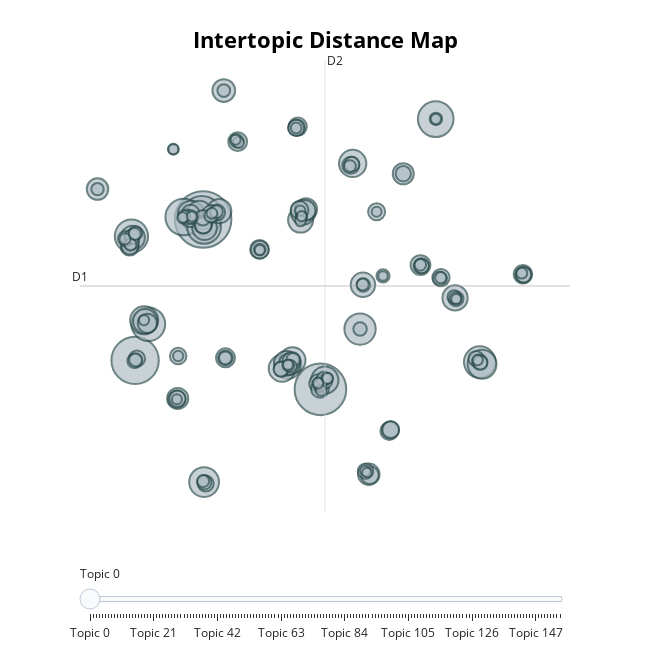

Notebook code for this chart:
### Code cell
# Visualize the topics
model.visualize_topics()

### Figure 1 — Plotly figure (JSON) as saved in the notebook; plotly's stock layout.template omitted (floating-point values rounded to 4 significant figures; data arrays with more than 128 entries replaced by an {"elided": "..."} marker saying what was removed)
{"data": [{"customdata": {"elided": "156x3 mixed values"}, "hovertemplate": "<b>Topic %{customdata[0]}</b><br>%{customdata[1]}<br>Size: %{customdata[2]}", "legendgroup": "", "marker": {"color": "#B0BEC5", "line": {"color": "DarkSlateGrey", "width": 2}, "size": {"elided": "156 int values"}, "sizemode": "area", "sizeref": 0.2206, "symbol": "circle"}, "mode": "markers", "name": "", "orientation": "v", "showlegend": false, "type": "scatter", "x": {"elided": "156 float values"}, "xaxis": "x", "y": {"elided": "156 float values"}, "yaxis": "y"}], "layout": {"annotations": [{"showarrow": false, "text": "D1", "x": -10.5, "y": 0.6723, "yshift": 10}, {"showarrow": false, "text": "D2", "x": 8.651, "xshift": 10, "y": 19.42}], "height": 650, "hoverlabel": {"bgcolor": "white", "font": {"family": "Rockwell", "size": 16}}, "legend": {"itemsizing": "constant", "tracegroupgap": 0}, "margin": {"t": 60}, "shapes": [{"line": {"color": "#CFD8DC", "width": 2}, "type": "line", "x0": 8.651, "x1": 8.651, "y0": -18.07, "y1": 19.42}, {"line": {"color": "#9E9E9E", "width": 2}, "type": "line", "x0": -10.5, "x1": 27.8, "y0": 0.6723, "y1": 0.6723}], "sliders": [{"active": 0, "pad": {"t": 50}, "steps": [{"args": [{"marker.color": {"elided": "1x156 str values"}}], "label": "Topic 0", "method": "update"}, {"args": [{"marker.color": {"elided": "1x156 str values"}}], "label": "Topic 1", "method": "update"}, {"args": [{"marker.color": {"elided": "1x156 str values"}}], "label": "Topic 2", "method": "update"}, {"args": [{"marker.color": {"elided": "1x156 str values"}}], "label": "Topic 3", "method": "update"}, {"args": [{"marker.color": {"elided": "1x156 str values"}}], "label": "Topic 4", "method": "update"}, {"args": [{"marker.color": {"elided": "1x156 str values"}}], "label": "Topic 5", "method": "update"}, {"args": [{"marker.color": {"elided": "1x156 str values"}}], "label": "Topic 6", "method": "update"}, {"args": [{"marker.color": {"elided": "1x156 str values"}}], "label": "Topic 7", "method": "update"}, {"args": [{"marker.color": {"elided": "1x156 str values"}}], "label": "Topic 8", "method": "update"}, {"args": [{"marker.color": {"elided": "1x156 str values"}}], "label": "Topic 9", "method": "update"}, {"args": [{"marker.color": {"elided": "1x156 str values"}}], "label": "Topic 10", "method": "update"}, {"args": [{"marker.color": {"elided": "1x156 str values"}}], "label": "Topic 11", "method": "update"}, {"args": [{"marker.color": {"elided": "1x156 str values"}}], "label": "Topic 12", "method": "update"}, {"args": [{"marker.color": {"elided": "1x156 str values"}}], "label": "Topic 13", "method": "update"}, {"args": [{"marker.color": {"elided": "1x156 str values"}}], "label": "Topic 14", "method": "update"}, {"args": [{"marker.color": {"elided": "1x156 str values"}}], "label": "Topic 15", "method": "update"}, {"args": [{"marker.color": {"elided": "1x156 str values"}}], "label": "Topic 16", "method": "update"}, {"args": [{"marker.color": {"elided": "1x156 str values"}}], "label": "Topic 17", "method": "update"}, {"args": [{"marker.color": {"elided": "1x156 str values"}}], "label": "Topic 18", "method": "update"}, {"args": [{"marker.color": {"elided": "1x156 str values"}}], "label": "Topic 19", "method": "update"}, {"args": [{"marker.color": {"elided": "1x156 str values"}}], "label": "Topic 20", "method": "update"}, {"args": [{"marker.color": {"elided": "1x156 str values"}}], "label": "Topic 21", "method": "update"}, {"args": [{"marker.color": {"elided": "1x156 str values"}}], "label": "Topic 22", "method": "update"}, {"args": [{"marker.color": {"elided": "1x156 str values"}}], "label": "Topic 23", "method": "update"}, {"args": [{"marker.color": {"elided": "1x156 str values"}}], "label": "Topic 24", "method": "update"}, {"args": [{"marker.color": {"elided": "1x156 str values"}}], "label": "Topic 25", "method": "update"}, {"args": [{"marker.color": {"elided": "1x156 str values"}}], "label": "Topic 26", "method": "update"}, {"args": [{"marker.color": {"elided": "1x156 str values"}}], "label": "Topic 27", "method": "update"}, {"args": [{"marker.color": {"elided": "1x156 str values"}}], "label": "Topic 28", "method": "update"}, {"args": [{"marker.color": {"elided": "1x156 str values"}}], "label": "Topic 29", "method": "update"}, {"args": [{"marker.color": {"elided": "1x156 str values"}}], "label": "Topic 30", "method": "update"}, {"args": [{"marker.color": {"elided": "1x156 str values"}}], "label": "Topic 31", "method": "update"}, {"args": [{"marker.color": {"elided": "1x156 str values"}}], "label": "Topic 32", "method": "update"}, {"args": [{"marker.color": {"elided": "1x156 str values"}}], "label": "Topic 33", "method": "update"}, {"args": [{"marker.color": {"elided": "1x156 str values"}}], "label": "Topic 34", "method": "update"}, {"args": [{"marker.color": {"elided": "1x156 str values"}}], "label": "Topic 35", "method": "update"}, {"args": [{"marker.color": {"elided": "1x156 str values"}}], "label": "Topic 36", "method": "update"}, {"args": [{"marker.color": {"elided": "1x156 str values"}}], "label": "Topic 37", "method": "update"}, {"args": [{"marker.color": {"elided": "1x156 str values"}}], "label": "Topic 38", "method": "update"}, {"args": [{"marker.color": {"elided": "1x156 str values"}}], "label": "Topic 39", "method": "update"}, {"args": [{"marker.color": {"elided": "1x156 str values"}}], "label": "Topic 40", "method": "update"}, {"args": [{"marker.color": {"elided": "1x156 str values"}}], "label": "Topic 41", "method": "update"}, {"args": [{"marker.color": {"elided": "1x156 str values"}}], "label": "Topic 42", "method": "update"}, {"args": [{"marker.color": {"elided": "1x156 str values"}}], "label": "Topic 43", "method": "update"}, {"args": [{"marker.color": {"elided": "1x156 str values"}}], "label": "Topic 44", "method": "update"}, {"args": [{"marker.color": {"elided": "1x156 str values"}}], "label": "Topic 45", "method": "update"}, {"args": [{"marker.color": {"elided": "1x156 str values"}}], "label": "Topic 46", "method": "update"}, {"args": [{"marker.color": {"elided": "1x156 str values"}}], "label": "Topic 47", "method": "update"}, {"args": [{"marker.color": {"elided": "1x156 str values"}}], "label": "Topic 48", "method": "update"}, {"args": [{"marker.color": {"elided": "1x156 str values"}}], "label": "Topic 49", "method": "update"}, {"args": [{"marker.color": {"elided": "1x156 str values"}}], "label": "Topic 50", "method": "update"}, {"args": [{"marker.color": {"elided": "1x156 str values"}}], "label": "Topic 51", "method": "update"}, {"args": [{"marker.color": {"elided": "1x156 str values"}}], "label": "Topic 52", "method": "update"}, {"args": [{"marker.color": {"elided": "1x156 str values"}}], "label": "Topic 53", "method": "update"}, {"args": [{"marker.color": {"elided": "1x156 str values"}}], "label": "Topic 54", "method": "update"}, {"args": [{"marker.color": {"elided": "1x156 str values"}}], "label": "Topic 55", "method": "update"}, {"args": [{"marker.color": {"elided": "1x156 str values"}}], "label": "Topic 56", "method": "update"}, {"args": [{"marker.color": {"elided": "1x156 str values"}}], "label": "Topic 57", "method": "update"}, {"args": [{"marker.color": {"elided": "1x156 str values"}}], "label": "Topic 58", "method": "update"}, {"args": [{"marker.color": {"elided": "1x156 str values"}}], "label": "Topic 59", "method": "update"}, {"args": [{"marker.color": {"elided": "1x156 str values"}}], "label": "Topic 60", "method": "update"}, {"args": [{"marker.color": {"elided": "1x156 str values"}}], "label": "Topic 61", "method": "update"}, {"args": [{"marker.color": {"elided": "1x156 str values"}}], "label": "Topic 62", "method": "update"}, {"args": [{"marker.color": {"elided": "1x156 str values"}}], "label": "Topic 63", "method": "update"}, {"args": [{"marker.color": {"elided": "1x156 str values"}}], "label": "Topic 64", "method": "update"}, {"args": [{"marker.color": {"elided": "1x156 str values"}}], "label": "Topic 65", "method": "update"}, {"args": [{"marker.color": {"elided": "1x156 str values"}}], "label": "Topic 66", "method": "update"}, {"args": [{"marker.color": {"elided": "1x156 str values"}}], "label": "Topic 67", "method": "update"}, {"args": [{"marker.color": {"elided": "1x156 str values"}}], "label": "Topic 68", "method": "update"}, {"args": [{"marker.color": {"elided": "1x156 str values"}}], "label": "Topic 69", "method": "update"}, {"args": [{"marker.color": {"elided": "1x156 str values"}}], "label": "Topic 70", "method": "update"}, {"args": [{"marker.color": {"elided": "1x156 str values"}}], "label": "Topic 71", "method": "update"}, {"args": [{"marker.color": {"elided": "1x156 str values"}}], "label": "Topic 72", "method": "update"}, {"args": [{"marker.color": {"elided": "1x156 str values"}}], "label": "Topic 73", "method": "update"}, {"args": [{"marker.color": {"elided": "1x156 str values"}}], "label": "Topic 74", "method": "update"}, {"args": [{"marker.color": {"elided": "1x156 str values"}}], "label": "Topic 75", "method": "update"}, {"args": [{"marker.color": {"elided": "1x156 str values"}}], "label": "Topic 76", "method": "update"}, {"args": [{"marker.color": {"elided": "1x156 str values"}}], "label": "Topic 77", "method": "update"}, {"args": [{"marker.color": {"elided": "1x156 str values"}}], "label": "Topic 78", "method": "update"}, {"args": [{"marker.color": {"elided": "1x156 str values"}}], "label": "Topic 79", "method": "update"}, {"args": [{"marker.color": {"elided": "1x156 str values"}}], "label": "Topic 80", "method": "update"}, {"args": [{"marker.color": {"elided": "1x156 str values"}}], "label": "Topic 81", "method": "update"}, {"args": [{"marker.color": {"elided": "1x156 str values"}}], "label": "Topic 82", "method": "update"}, {"args": [{"marker.color": {"elided": "1x156 str values"}}], "label": "Topic 83", "method": "update"}, {"args": [{"marker.color": {"elided": "1x156 str values"}}], "label": "Topic 84", "method": "update"}, {"args": [{"marker.color": {"elided": "1x156 str values"}}], "label": "Topic 85", "method": "update"}, {"args": [{"marker.color": {"elided": "1x156 str values"}}], "label": "Topic 86", "method": "update"}, {"args": [{"marker.color": {"elided": "1x156 str values"}}], "label": "Topic 87", "method": "update"}, {"args": [{"marker.color": {"elided": "1x156 str values"}}], "label": "Topic 88", "method": "update"}, {"args": [{"marker.color": {"elided": "1x156 str values"}}], "label": "Topic 89", "method": "update"}, {"args": [{"marker.color": {"elided": "1x156 str values"}}], "label": "Topic 90", "method": "update"}, {"args": [{"marker.color": {"elided": "1x156 str values"}}], "label": "Topic 91", "method": "update"}, {"args": [{"marker.color": {"elided": "1x156 str values"}}], "label": "Topic 92", "method": "update"}, {"args": [{"marker.color": {"elided": "1x156 str values"}}], "label": "Topic 93", "method": "update"}, {"args": [{"marker.color": {"elided": "1x156 str values"}}], "label": "Topic 94", "method": "update"}, {"args": [{"marker.color": {"elided": "1x156 str values"}}], "label": "Topic 95", "method": "update"}, {"args": [{"marker.color": {"elided": "1x156 str values"}}], "label": "Topic 96", "method": "update"}, {"args": [{"marker.color": {"elided": "1x156 str values"}}], "label": "Topic 97", "method": "update"}, {"args": [{"marker.color": {"elided": "1x156 str values"}}], "label": "Topic 98", "method": "update"}, {"args": [{"marker.color": {"elided": "1x156 str values"}}], "label": "Topic 99", "method": "update"}, {"args": [{"marker.color": {"elided": "1x156 str values"}}], "label": "Topic 100", "method": "update"}, {"args": [{"marker.color": {"elided": "1x156 str values"}}], "label": "Topic 101", "method": "update"}, {"args": [{"marker.color": {"elided": "1x156 str values"}}], "label": "Topic 102", "method": "update"}, {"args": [{"marker.color": {"elided": "1x156 str values"}}], "label": "Topic 103", "method": "update"}, {"args": [{"marker.color": {"elided": "1x156 str values"}}], "label": "Topic 104", "method": "update"}, {"args": [{"marker.color": {"elided": "1x156 str values"}}], "label": "Topic 105", "method": "update"}, {"args": [{"marker.color": {"elided": "1x156 str values"}}], "label": "Topic 106", "method": "update"}, {"args": [{"marker.color": {"elided": "1x156 str values"}}], "label": "Topic 107", "method": "update"}, {"args": [{"marker.color": {"elided": "1x156 str values"}}], "label": "Topic 108", "method": "update"}, {"args": [{"marker.color": {"elided": "1x156 str values"}}], "label": "Topic 109", "method": "update"}, {"args": [{"marker.color": {"elided": "1x156 str values"}}], "label": "Topic 110", "method": "update"}, {"args": [{"marker.color": {"elided": "1x156 str values"}}], "label": "Topic 111", "method": "update"}, {"args": [{"marker.color": {"elided": "1x156 str values"}}], "label": "Topic 112", "method": "update"}, {"args": [{"marker.color": {"elided": "1x156 str values"}}], "label": "Topic 113", "method": "update"}, {"args": [{"marker.color": {"elided": "1x156 str values"}}], "label": "Topic 114", "method": "update"}, {"args": [{"marker.color": {"elided": "1x156 str values"}}], "label": "Topic 115", "method": "update"}, {"args": [{"marker.color": {"elided": "1x156 str values"}}], "label": "Topic 116", "method": "update"}, {"args": [{"marker.color": {"elided": "1x156 str values"}}], "label": "Topic 117", "method": "update"}, {"args": [{"marker.color": {"elided": "1x156 str values"}}], "label": "Topic 118", "method": "update"}, {"args": [{"marker.color": {"elided": "1x156 str values"}}], "label": "Topic 119", "method": "update"}, {"args": [{"marker.color": {"elided": "1x156 str values"}}], "label": "Topic 120", "method": "update"}, {"args": [{"marker.color": {"elided": "1x156 str values"}}], "label": "Topic 121", "method": "update"}, {"args": [{"marker.color": {"elided": "1x156 str values"}}], "label": "Topic 122", "method": "update"}, {"args": [{"marker.color": {"elided": "1x156 str values"}}], "label": "Topic 123", "method": "update"}, {"args": [{"marker.color": {"elided": "1x156 str values"}}], "label": "Topic 124", "method": "update"}, {"args": [{"marker.color": {"elided": "1x156 str values"}}], "label": "Topic 125", "method": "update"}, {"args": [{"marker.color": {"elided": "1x156 str values"}}], "label": "Topic 126", "method": "update"}, {"args": [{"marker.color": {"elided": "1x156 str values"}}], "label": "Topic 127", "method": "update"}, {"args": [{"marker.color": {"elided": "1x156 str values"}}], "label": "Topic 128", "method": "update"}, {"args": [{"marker.color": {"elided": "1x156 str values"}}], "label": "Topic 129", "method": "update"}, {"args": [{"marker.color": {"elided": "1x156 str values"}}], "label": "Topic 130", "method": "update"}, {"args": [{"marker.color": {"elided": "1x156 str values"}}], "label": "Topic 131", "method": "update"}, {"args": [{"marker.color": {"elided": "1x156 str values"}}], "label": "Topic 132", "method": "update"}, {"args": [{"marker.color": {"elided": "1x156 str values"}}], "label": "Topic 133", "method": "update"}, {"args": [{"marker.color": {"elided": "1x156 str values"}}], "label": "Topic 134", "method": "update"}, {"args": [{"marker.color": {"elided": "1x156 str values"}}], "label": "Topic 135", "method": "update"}, {"args": [{"marker.color": {"elided": "1x156 str values"}}], "label": "Topic 136", "method": "update"}, {"args": [{"marker.color": {"elided": "1x156 str values"}}], "label": "Topic 137", "method": "update"}, {"args": [{"marker.color": {"elided": "1x156 str values"}}], "label": "Topic 138", "method": "update"}, {"args": [{"marker.color": {"elided": "1x156 str values"}}], "label": "Topic 139", "method": "update"}, {"args": [{"marker.color": {"elided": "1x156 str values"}}], "label": "Topic 140", "method": "update"}, {"args": [{"marker.color": {"elided": "1x156 str values"}}], "label": "Topic 141", "method": "update"}, {"args": [{"marker.color": {"elided": "1x156 str values"}}], "label": "Topic 142", "method": "update"}, {"args": [{"marker.color": {"elided": "1x156 str values"}}], "label": "Topic 143", "method": "update"}, {"args": [{"marker.color": {"elided": "1x156 str values"}}], "label": "Topic 144", "method": "update"}, {"args": [{"marker.color": {"elided": "1x156 str values"}}], "label": "Topic 145", "method": "update"}, {"args": [{"marker.color": {"elided": "1x156 str values"}}], "label": "Topic 146", "method": "update"}, {"args": [{"marker.color": {"elided": "1x156 str values"}}], "label": "Topic 147", "method": "update"}, {"args": [{"marker.color": {"elided": "1x156 str values"}}], "label": "Topic 148", "method": "update"}, {"args": [{"marker.color": {"elided": "1x156 str values"}}], "label": "Topic 149", "method": "update"}, {"args": [{"marker.color": {"elided": "1x156 str values"}}], "label": "Topic 150", "method": "update"}, {"args": [{"marker.color": {"elided": "1x156 str values"}}], "label": "Topic 151", "method": "update"}, {"args": [{"marker.color": {"elided": "1x156 str values"}}], "label": "Topic 152", "method": "update"}, {"args": [{"marker.color": {"elided": "1x156 str values"}}], "label": "Topic 153", "method": "update"}, {"args": [{"marker.color": {"elided": "1x156 str values"}}], "label": "Topic 154", "method": "update"}, {"args": [{"marker.color": {"elided": "1x156 str values"}}], "label": "Topic 155", "method": "update"}]}], "title": {"font": {"color": "Black", "size": 22}, "text": "<b>Intertopic Distance Map</b>", "x": 0.5, "xanchor": "center", "y": 0.95, "yanchor": "top"}, "width": 650, "xaxis": {"anchor": "y", "domain": [0, 1], "range": [-10.5, 27.8], "title": {"text": ""}, "visible": false}, "yaxis": {"anchor": "x", "domain": [0, 1], "range": [-18.07, 19.42], "title": {"text": ""}, "visible": false}}}
